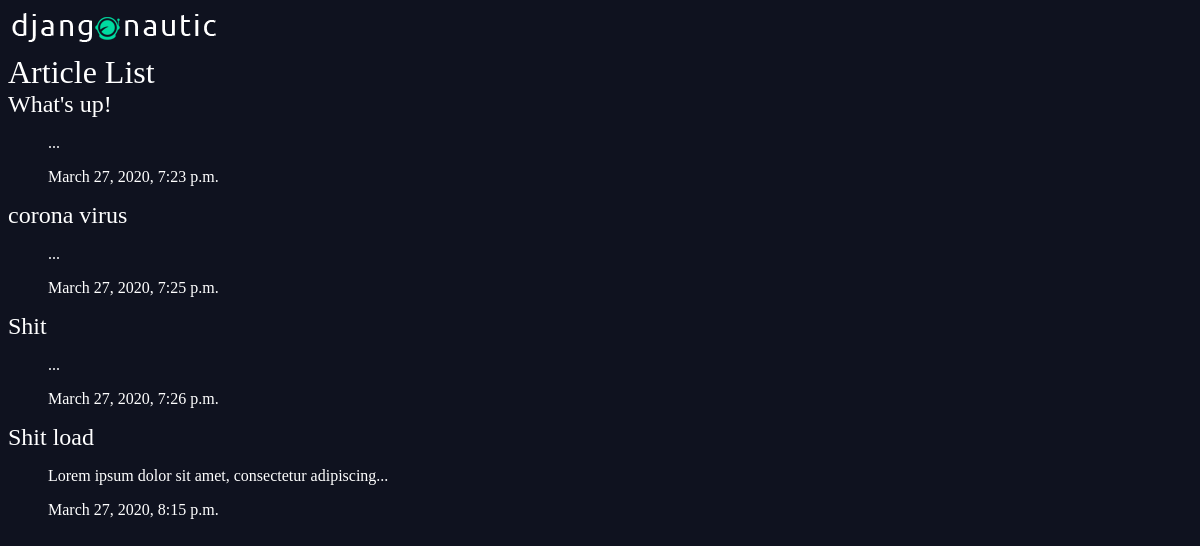
The page /articles/ on the database as committed earlier.
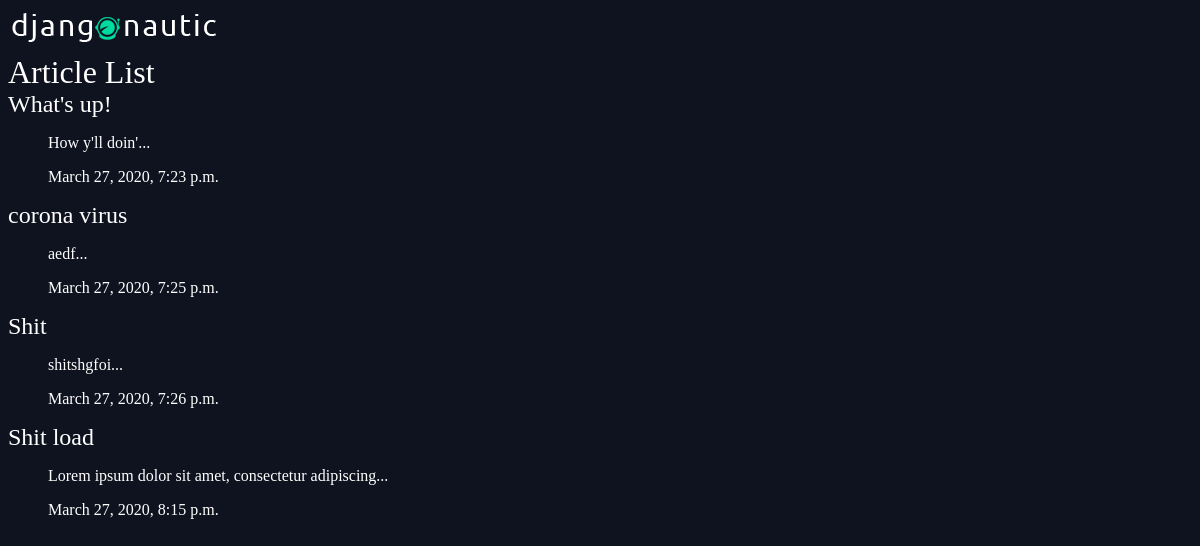
The same page on the database as committed later.
### app/models.py (models this page shows, shortened)
class Article(models.Model):
    title = models.CharField(max_length=255)
    slug = models.SlugField()
    body = models.TextField()
    date = models.DateTimeField(auto_now_add=True)
    def snippet(self):
        return (self.body[:50] + "...")# Using string slicing

### app/views.py (the view)
# urls.py: path('', views.article_list, name='list'),
def article_list(request):
    articles = Article.objects.all().order_by('date')
    return render(
        request,
        'articles/article_list.html',
        {'articles': articles}
    )

### app/templates/articles/article_list.html
{% extends 'base_layout.html' %}
{% block content %}
  <h1>Article List</h1>
  <div class="articles">
    {% for article in articles %}
      <div class='article'>
        <h2>
          <a href="{% url 'app:article_detail' article.slug %}">{{ article.title }}
          </a>
        </h2>
        <ul>
          <p>{{ article.snippet }}</p>
          <p>{{ article.date }}</p>
        </ul>
      </div>
    {% endfor %}
  </div>
{% endblock %}

### HoldMyPotion/templates/base_layout.html (shortened to what this page needs)
<!DOCTYPE html>
{% load static %}
<html lang="en" dir="ltr">
  <head>
    <link rel="stylesheet" href="{% static 'styles.css' %}">
  </head>
  <body>
    <div class="wrapper">
      <h1><a href="{% url 'app:list' %}">
        <img src="{% static 'logo.png' %}" alt="LOGO" />
      </a></h1>
      {% block content %}
      {% endblock %}
    </div>
  </body>
</html>

### assets/styles.css (style rules this page uses)
body { background-color: #0f121f; background-image: url(stars.jpg); background-repeat-y: no-repeat; background-size: 1000px; color: #fff; }
body * { font-family: calibri; }
h1, h2, h3, h4, h5 { font-weight: normal; margin: 0; }
a, a:hover, a:visited { color: #fff; text-decoration: none; }

Rows that differ between the two databases and show on the page:
changed Article "What's up!": snippet "..." → "How y'll doin'..."
changed Article "corona virus": snippet "..." → "aedf..."
changed Article "Shit": snippet "..." → "shitshgfoi..."
